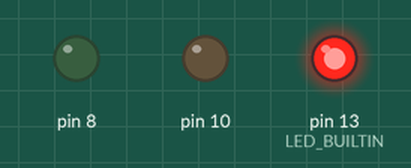
A sketch run on a simulated Arduino Uno, built with avr-gcc and run on an emulated ATmega328P. Shown: output pins drawn as LEDs (lit = HIGH).

Above: at 10.0 s.
At 30.0 s:
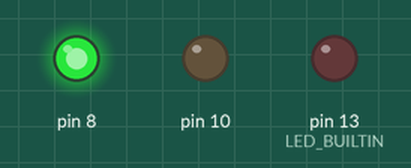
At 41.5 s:
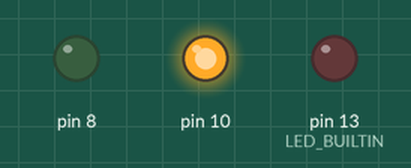
Timing chart, 0 to 55.9 s (numbered marks = the images above):
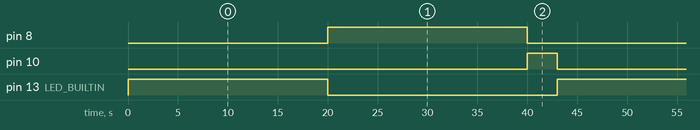

The sketch:

sketch3.ino
```cpp
void setup() {
  // put your setup code here, to run once:
pinMode(LED_BUILTIN, OUTPUT);
pinMode(8, OUTPUT);
pinMode(10, OUTPUT);
}

void loop() {
  // put your main code here, to run repeatedly:
digitalWrite(LED_BUILTIN, HIGH);
digitalWrite(8, LOW);
digitalWrite(10, LOW);
delay(20000);

digitalWrite(LED_BUILTIN, LOW);
digitalWrite(8, HIGH);
digitalWrite(10, LOW);
delay(20000);

digitalWrite(LED_BUILTIN, LOW);
digitalWrite(8, LOW);
digitalWrite(10, HIGH);
delay(3000);
}
```

Measured:
- by itself, pin 8, pin 13 (LED_BUILTIN): alternates HIGH for 20.0 s and LOW for 23.0 s
- by itself, pin 10: alternates HIGH for 3.0 s and LOW for 40.0 s
- by itself, everything shown: repeats every 43.0 s, in 3 steps
